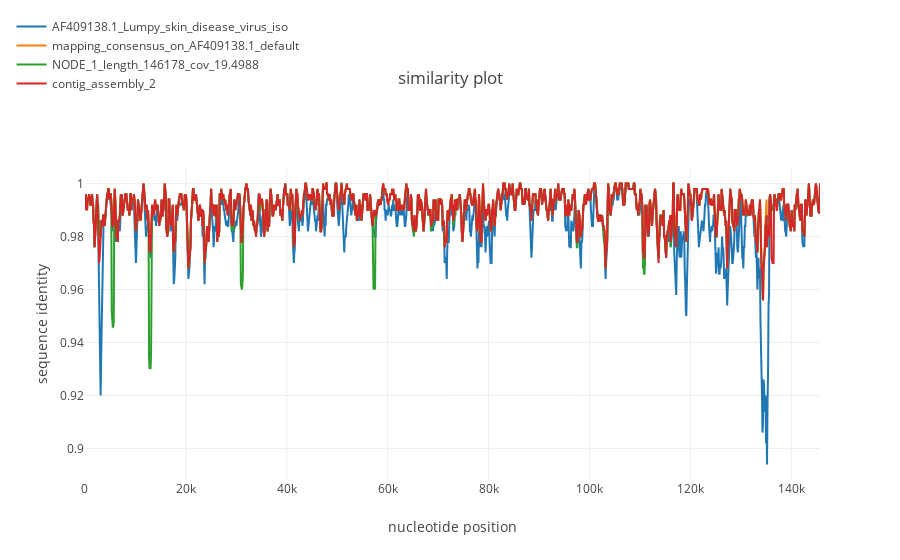

Write notebook code for a chart like this one.
### Code cell
simgen("for_recan_lsdv.fasta", window=500, shift=100, pot_rec=2)

### Figure 1 — Plotly figure (JSON) as saved in the notebook; plotly's stock layout.template omitted (floating-point values rounded to 4 significant figures; data arrays with more than 128 entries replaced by an {"elided": "..."} marker saying what was removed)
{"data": [{"name": "AF409138.1_Lumpy_skin_disease_virus_iso", "type": "scatter", "uid": "93adff52-94b4-11e8-8bf7-d46a6a82ea71", "x": {"elided": "1459 int values"}, "y": {"elided": "1458 float values"}}, {"name": "mapping_consensus_on_AF409138.1_default", "type": "scatter", "uid": "93adff53-94b4-11e8-ae63-d46a6a82ea71", "x": {"elided": "1459 int values"}, "y": {"elided": "1458 float values"}}, {"name": "NODE_1_length_146178_cov_19.4988", "type": "scatter", "uid": "93adff54-94b4-11e8-8243-d46a6a82ea71", "x": {"elided": "1459 int values"}, "y": {"elided": "1458 float values"}}, {"name": "contig_assembly_2", "type": "scatter", "uid": "93adff55-94b4-11e8-a1ab-d46a6a82ea71", "x": {"elided": "1459 int values"}, "y": {"elided": "1458 float values"}}], "layout": {"legend": {"x": -0.1, "y": 1.5}, "title": "similarity plot", "xaxis": {"title": "nucleotide position"}, "yaxis": {"title": "sequence identity"}}}
